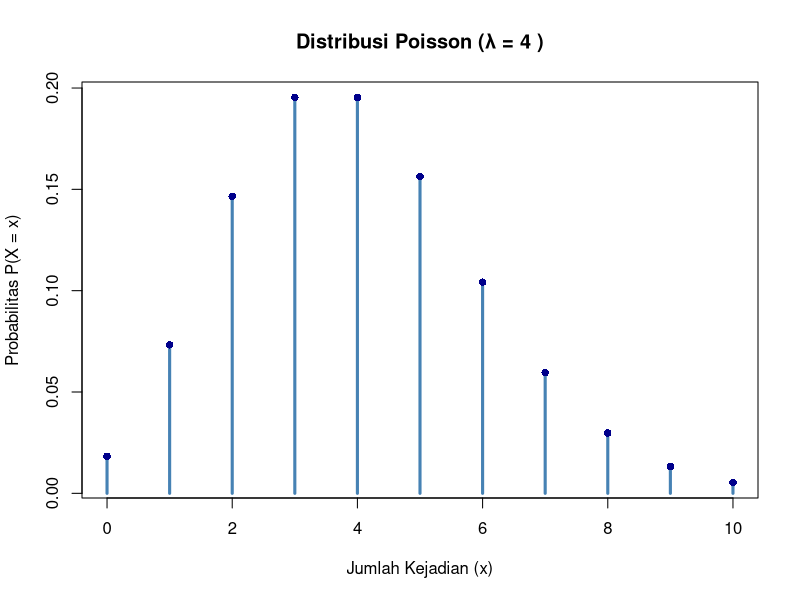

Reproduce this figure in R.
# Parameter lambda (rata-rata kejadian)
lambda <- 4  

# Rentang nilai x (jumlah kejadian)
x <- 0:10  

# Hitung probabilitas untuk setiap x
prob <- dpois(x, lambda)

# Plot kurva Poisson
plot(x, prob, type = "h", lwd = 3, col = "steelblue",
     main = paste("Distribusi Poisson (λ =", lambda, ")"),
     xlab = "Jumlah Kejadian (x)",
     ylab = "Probabilitas P(X = x)")
points(x, prob, pch = 16, col = "darkblue")

#Studi Kasus Pengaruh Penggunaan alat kontrasepsi terhadap penyakit HIV AIDS
# Set seed untuk replikasi hasil
set.seed(123)

# Jumlah data
n <- 200

# Variabel prediktor
X1 <- runif(n, 0, 10)       # nilai acak uniform antara 0-10
X2 <- rnorm(n, mean=5, sd=2) # nilai acak normal

# Parameter sebenarnya (true beta)
beta0 <- 0.5
beta1 <- 0.3
beta2 <- -0.2

# Hitung mean (lambda) sesuai model Poisson log-link
lambda <- exp(beta0 + beta1*X1 + beta2*X2)

# Bangkitkan Y ~ Poisson(lambda)
Y <- rpois(n, lambda)

# Buat data frame
data_pois <- data.frame(Y, X1, X2)

head(data_pois)


# Estimasi model regresi Poisson
model_pois <- glm(Y ~ X1 + X2, family = poisson(link = "log"), data = data_pois)

# Ringkasan hasil
summary(model_pois)